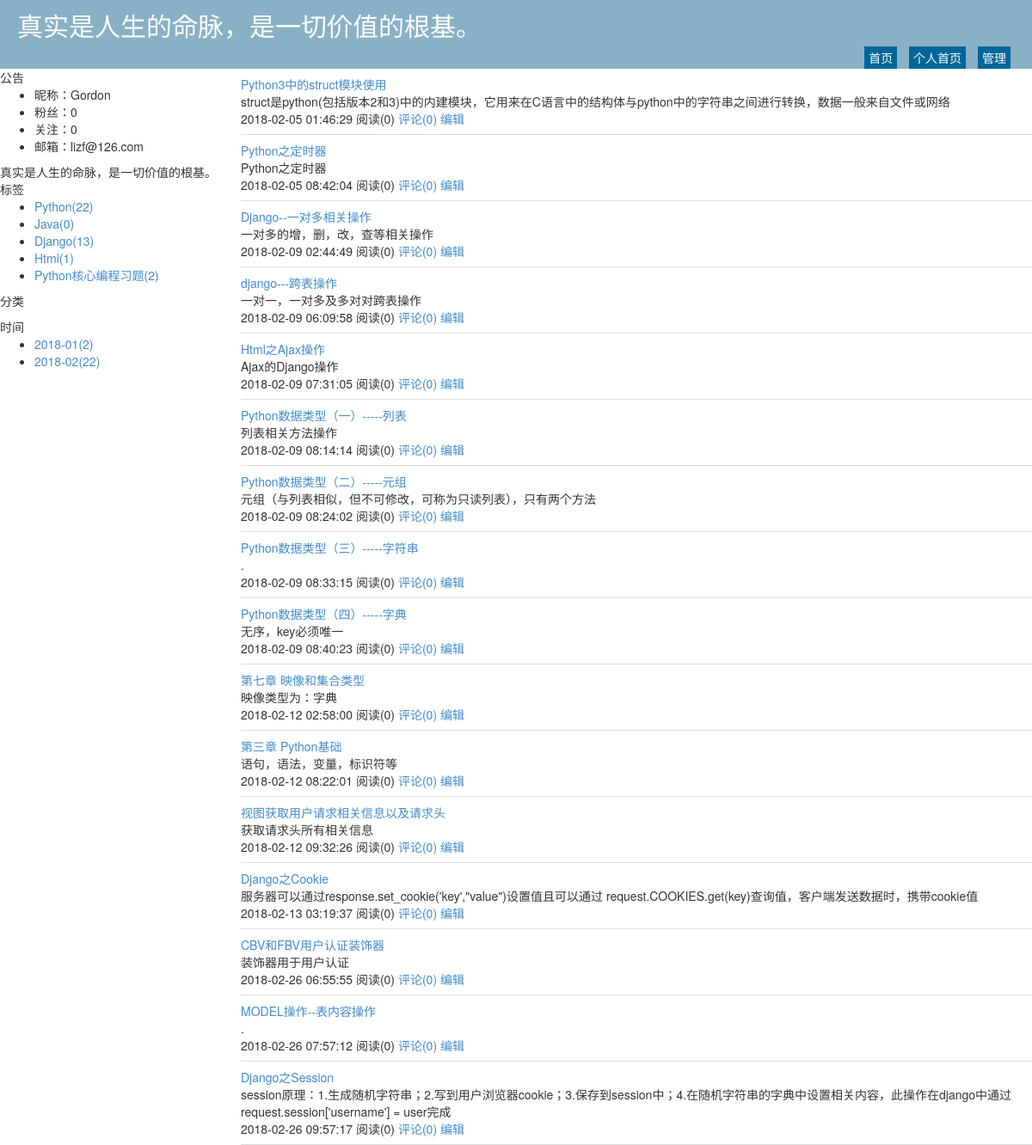
Screenshot of /lizf22/category/1.html with the database file from the repository.
### lee/models.py (models this page shows)
class Blog(models.Model):
    nid = models.BigAutoField(primary_key=True)
    title = models.CharField(verbose_name='个人博客标题', max_length=64,null=True)
    site = models.CharField(verbose_name='个人博客前缀', max_length=32, unique=True,null=True)
    theme = models.CharField(verbose_name='博客主题', max_length=32,null=True)
    user = models.OneToOneField(to='UserInfo', to_field='nid')

class UserInfo(models.Model):
    nid = models.BigAutoField(primary_key=True)
    username = models.CharField(verbose_name='用户名', max_length=32, unique=True)
    password = models.CharField(verbose_name='密码', max_length=64)
    nickname = models.CharField(verbose_name='昵称', max_length=32)
    email = models.EmailField(verbose_name='邮箱', unique=True)
    create_time = models.DateTimeField(verbose_name='创建时间', auto_now_add=True)
    fans = models.ManyToManyField(verbose_name='粉丝们',
                                  to='UserInfo',
                                  through='UserFans',
                                  related_name='f',
                                  through_fields=('user', 'follower'))

class Tag(models.Model):
    nid = models.AutoField(primary_key=True)
    title = models.CharField(verbose_name='标签名称', max_length=32)
    blog = models.ForeignKey(verbose_name='所属博客', to='Blog', to_field='nid')

class Article(models.Model):
    nid = models.BigAutoField(primary_key=True)
    title = models.CharField(verbose_name='文章标题', max_length=128)
    summary = models.CharField(verbose_name='文章简介', max_length=255)
    read_count = models.IntegerField(default=0)
    comment_count = models.IntegerField(default=0)
    up_count = models.IntegerField(default=0)
    down_count = models.IntegerField(default=0)
    create_time = models.DateTimeField(verbose_name='创建时间', auto_now_add=True)
    blog = models.ForeignKey(verbose_name='所属博客', to='Blog', to_field='nid')
    category_choices = [
        (1, "原创"),
        (2, "转载"),
        (3, "翻译"),
        (4, "其他"),
    ]
    category_id = models.IntegerField(verbose_name='文章类型',choices=category_choices, default=None)
    type_choices = [
        (1, "Web开发"),
        (2, "数据库"),
        (3, "网络技术"),
        (4, "爱生活爱自己"),
        (5, "Linux世界"),
        (6, "开发语言"),
    ]
    article_type_id = models.IntegerField(choices=type_choices, default=None)
    tags = models.ManyToManyField(
        to="Tag",
        through='Article2Tag',
        through_fields=('article', 'tag'),
    )

### web/views/home.py (the view)
# urls.py: url(r'^(?P<site>\w+)/(?P<condition>((tag)|(date)|(category)))/(?P<val>\w+-*\w*).html$', home.filter),
def filter(request, site, condition, val):
    blog = models.Blog.objects.filter(site=site).select_related('user').first()
    if not blog:
        return redirect('/')
    tag_list = models.Tag.objects.filter(blog=blog)
    category_list = models.Category.objects.filter(blog=blog)
    date_list = models.Article.objects.raw(
        'select nid, count(nid) as num,strftime("%Y-%m",create_time) as ctime from lee_article group by strftime("%Y-%m",create_time)')
    template_name = "home_summary_list.html"
    if condition == 'tag':
        template_name = "home_title_list.html"
        article_list = models.Article.objects.filter(tags=val, blog=blog).all()
    elif condition == 'category':
        article_list = models.Article.objects.filter(category_id=val, blog=blog).all()
    elif condition == 'date':
        article_list = models.Article.objects.filter(blog=blog).extra(
            where=['strftime("%%Y-%%m",create_time)=%s'], params=[val, ]).all()
    else:
        article_list = []
    return render(
        request,
        template_name,
        {
            'blog': blog,
            'tag_list': tag_list,
            'category_list': category_list,
            'date_list': date_list,
            'article_list': article_list
        }
    )

### templates/home_summary_list.html (shortened to what this page needs)
{% extends 'home_layout.html' %}
{% block content %}
    <div class="summary-list">
        {% for row in article_list %}
            <div class="summary-item" style="border-bottom: 1px solid #dddddd;padding: 8px 0;">
                <div class="summary-title">
                    <a href="/{{ blog.site }}/{{ row.nid }}.html">{{ row.title }}</a>
                </div>
                <div class="summary-content">
                    {{ row.summary }}
                </div>
                <div class="summary-footer">
                    <span>{{ row.create_time|date:"Y-m-d H:i:s" }}</span>
                    <span>阅读({{ row.read_count }})</span>
                    <a>评论({{ row.comment_count }})</a>
                    <a href="/backend/edit-article-{{ row.nid }}.html">编辑</a>
                </div>
            </div>
        {% endfor %}
    </div>
{% endblock %}

### templates/home_layout.html (shortened to what this page needs)
<!DOCTYPE html>
<html>
<head lang="en">
    <link rel="stylesheet" href="/static/plugins/bootstrap/css/bootstrap.css"/>
    <link rel="stylesheet" href="/static/plugins/font-awesome/css/font-awesome.css"/>
    <link rel="stylesheet" href="/static/blog/css/edmure.css"/>
    <link rel="stylesheet" href="/static/blog/css/commons.css"/>
    <link rel="stylesheet" href="/static/blog/css/row-avatar.css"/>
    <link rel="stylesheet" href="/static/blog/css/theme/default.css"/>
</head>
<body>
<div class="pg-header">
    <div class="title">{{ blog.title }}</div>
    <div class="menu-list">
        <a class="menu-item" href="/">首页</a>
        <a class="menu-item" href="/{{ blog.site }}.html">个人首页</a>
        <a class="menu-item" href="/backend/index.html">管理</a>
    </div>
</div>
<div class="pg-body">
    <div class="body-menu">
        <div class="notice">
            <div class="notice-header">公告</div>
            <div class="notice-body">
                <ul>
                    <li>昵称：{{ blog.user.nickname }}</li>
                    <li>粉丝：{{ blog.user.fans.count }}</li>
                    <li>关注：{{ blog.user.f.count }}</li>
                    <li>邮箱：{{ blog.user.email }}</li>
                </ul>
                <div class="memo">
                    真实是人生的命脉，是一切价值的根基。
                </div>
            </div>
        </div>
        <div class="tags">
            <div class="tags-header">标签</div>
            <div class="tags-body">
                <ul>
                    {% for tag in tag_list %}
                        <li><a href="/{{ blog.site }}/tag/{{ tag.nid }}.html">{{ tag.title }}({{ tag.article_set.count }})</a></li>
                    {% endfor %}
                </ul>
            </div>
        </div>
        <div class="types">
            <div class="types-header">分类</div>
        </div>
        <div class="dates">
            <div class="dates-header">时间</div>
            <div class="dates-body">
                <ul>
                    {% for tag in date_list %}
                        <li><a href="/{{ blog.site }}/date/{{ tag.ctime }}.html">{{ tag.ctime}}({{ tag.num}})</a></li>
                    {% endfor %}
                </ul>
            </div>
        </div>
    </div>
    <div class="body-content">
        {% block content %}{% endblock %}
    </div>
</div>
</body>
</html>

### static/blog/css/theme/default.css (style rules this page uses)
.pg-header { height: 80px; background-color: #89b1c6; position: relative; color: #ffffff; }
.pg-header .title { font-size: 30px; line-height: 60px; margin-left: 20px; }
.pg-header .menu-list { position: absolute; bottom: 0; right: 20px; }
.pg-header .menu-list a { color: #ffffff; display: inline-block; padding: 3px 5px; margin: 0 5px; background-color: #006699; }
.pg-body { min-width: 980px; position: relative; }
.pg-body .body-menu { position: absolute; left: 0; width: 280px; }
.pg-body .body-content { position: absolute; right: 0; left: 280px; overflow: scroll; }
.pg-body .body-content .summary-list .summary-item { border-bottom: 1px solid #dddddd;padding: 8px 0; }

### rows the page displays
Blog: title "真实是人生的命脉，是一切价值的根基。", user.nickname "Gordon", user.fans.count "0", user.f.count "0", user.email "lizf@126.com"
Tag: title "Python", article_set.count "22"
Tag: title "Java", article_set.count "0"
Tag: title "Django", article_set.count "13"
Tag: title "Html", article_set.count "1"
Tag: title "Python核心编程习题", article_set.count "2"
Article: ctime "2018-01", num "2"
Article: ctime "2018-02", num "22", title "Python3中的struct模块使用", summary "struct是python(包括版本2和3)中的内建模块，它用来在C语言中的结构体与python中的字符串之间进行转换，数据一般来自文件或网络", create_time "2018-02-05 01:46:29", read_count "0", comment_count "0"
Article: title "Python之定时器", summary "Python之定时器", create_time "2018-02-05 08:42:04", read_count "0", comment_count "0"
Article: title "Django--一对多相关操作", summary "一对多的增，删，改，查等相关操作", create_time "2018-02-09 02:44:49", read_count "0", comment_count "0"
Article: title "django---跨表操作", summary "一对一，一对多及多对对跨表操作", create_time "2018-02-09 06:09:58", read_count "0", comment_count "0"
Article: title "Html之Ajax操作", summary "Ajax的Django操作", create_time "2018-02-09 07:31:05", read_count "0", comment_count "0"
Article: title "Python数据类型（一）-----列表", summary "列表相关方法操作", create_time "2018-02-09 08:14:14", read_count "0", comment_count "0"
Article: title "Python数据类型（二）-----元组", summary "元组（与列表相似，但不可修改，可称为只读列表），只有两个方法", create_time "2018-02-09 08:24:02", read_count "0", comment_count "0"
Article: title "Python数据类型（三）-----字符串", summary ".", create_time "2018-02-09 08:33:15", read_count "0", comment_count "0"
Article: title "Python数据类型（四）-----字典", summary "无序，key必须唯一", create_time "2018-02-09 08:40:23", read_count "0", comment_count "0"
Article: title "第七章 映像和集合类型", summary "映像类型为：字典", create_time "2018-02-12 02:58:00", read_count "0", comment_count "0"
Article: title "第三章 Python基础", summary "语句，语法，变量，标识符等", create_time "2018-02-12 08:22:01", read_count "0", comment_count "0"
Article: title "视图获取用户请求相关信息以及请求头", summary "获取请求头所有相关信息", create_time "2018-02-12 09:32:26", read_count "0", comment_count "0"
Article: title "Django之Cookie", summary "服务器可以通过response.set_cookie('key',\"value\")设置值且可以通过 request.COOKIES.get(key)查询值，客户端发送数据时，携带cookie值", create_time "2018-02-13 03:19:37", read_count "0", comment_count "0"
Article: title "CBV和FBV用户认证装饰器", summary "装饰器用于用户认证", create_time "2018-02-26 06:55:55", read_count "0", comment_count "0"
Article: title "MODEL操作--表内容操作", summary ".", create_time "2018-02-26 07:57:12", read_count "0", comment_count "0"
Article: title "Django之Session", summary "session原理：1.生成随机字符串；2.写到用户浏览器cookie；3.保存到session中；4.在随机字符串的字典中设置相关内容，此操作在django中通过request.session['username'] = user完成", create_time "2018-02-26 09:57:17", read_count "0", comment_count "0"
